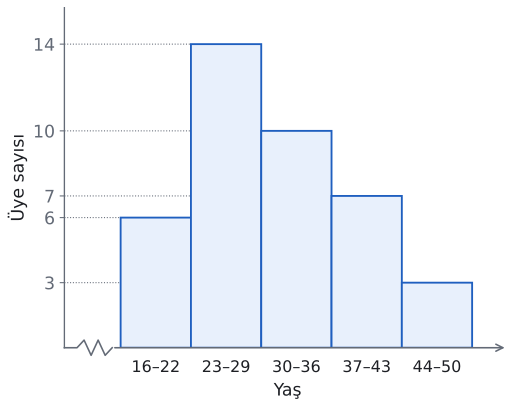

Write Python code to recreate this figure.
import sys; sys.path.insert(0, "tools")
from cizim import *

# Ders örneği: spor salonundaki 40 üyenin yaşları, genişlik 7.
GRUPLAR = ['16–22', '23–29', '30–36', '37–43', '44–50']
FREK = [6, 14, 10, 7, 3]
VURGU = []   # koyu renkli sütunlar (sıra no, 0'dan)
fig, ax = sekil(6, 4.6)
k = len(GRUPLAR)
for i, f in enumerate(FREK):
    sol = 0.8 + i
    ax.bar(sol, f, width=1, align="edge", color=MAVI if i in VURGU else MAVI_ACIK, edgecolor=MAVI, lw=1.4, zorder=3)
    ax.hlines(f, 0, sol, color=SOLUK, lw=0.8, ls=":", zorder=1)
    ax.text(sol + 0.5, -0.04 * max(FREK), GRUPLAR[i], ha="center", va="top", fontsize=12, color=YAZI)
# yatay eksen: başta veri olmayan bölge zikzakla gösterilir
z = [0, 0.18, 0.28, 0.38, 0.48, 0.58, 0.68]
zy = [0, 0, 0.025, -0.025, 0.025, -0.025, 0]
ax.plot(z, [v * max(FREK) for v in zy], color=SOLUK, lw=1.2, clip_on=False, zorder=4)
ax.annotate("", xy=(k + 1.3, 0), xytext=(0.68, 0), arrowprops=dict(arrowstyle="->", color=SOLUK, lw=1.2))
ax.set_xlim(0, k + 1.35); ax.set_ylim(0, max(FREK) * 1.12)
ax.set_xticks([]); ax.set_yticks(sorted(set(FREK)))
for s in ("top", "right", "bottom"): ax.spines[s].set_visible(False)
ax.set_xlabel('Yaş', labelpad=26)
ax.set_ylabel('Üye sayısı')
kaydet(fig, __file__)
